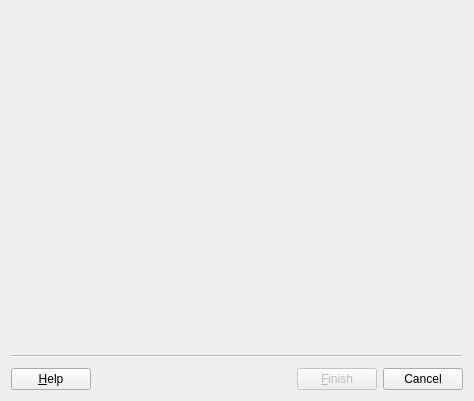
<?xml version="1.0" encoding="UTF-8"?>
<ui version="4.0">
 <class>NewProjectWizard</class>
 <widget class="QWizard" name="NewProjectWizard">
  <property name="geometry">
   <rect>
    <x>0</x>
    <y>0</y>
    <width>474</width>
    <height>401</height>
   </rect>
  </property>
  <property name="windowTitle">
   <string>Create a new research</string>
  </property>
  <property name="options">
   <set>QWizard::HaveFinishButtonOnEarlyPages|QWizard::HaveHelpButton|QWizard::NoBackButtonOnStartPage</set>
  </property>
 </widget>
 <resources/>
 <connections/>
</ui>
